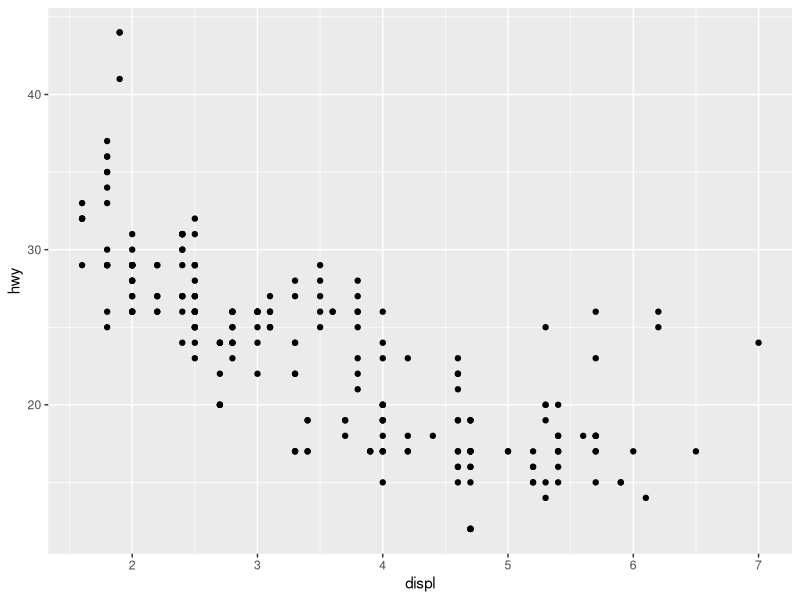
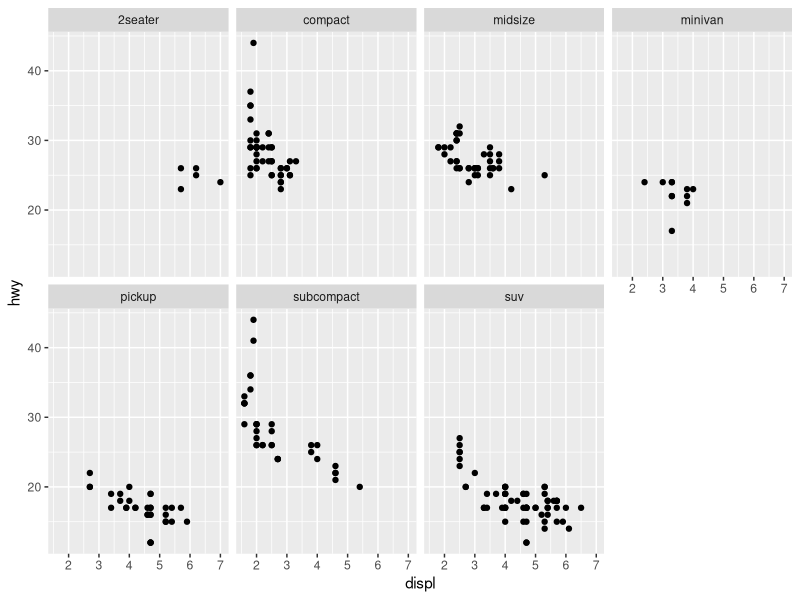
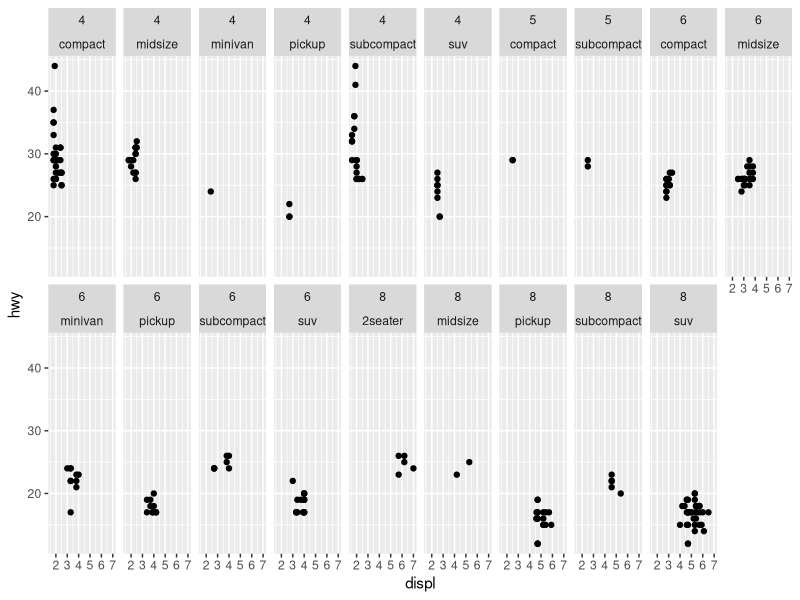
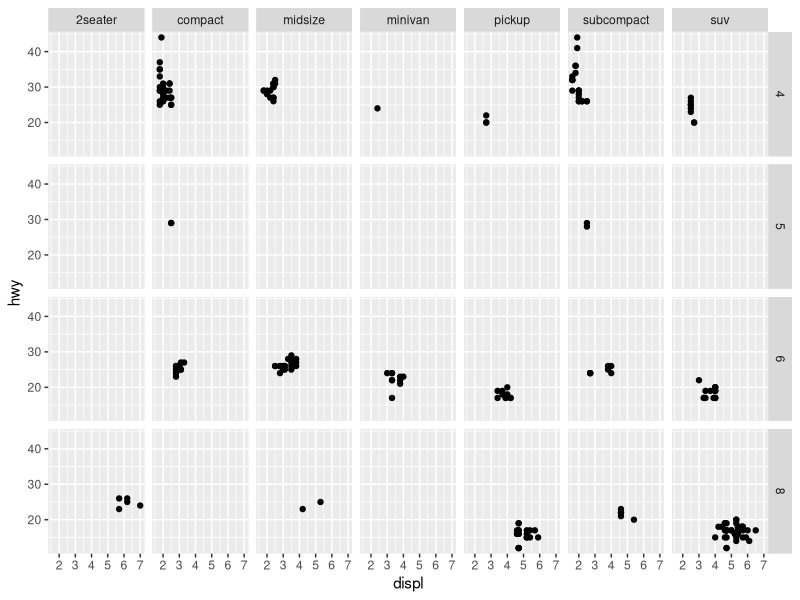

Generate these figures, in order, with R:
## ---- chunk 1
# Use the head() to get top few rows of the mpg dataset
library(ggplot2)
head(mpg)
## ---- chunk 2
?mpg
## ---- chunk 3
# plot a scatterplot for displ by hwy
ggplot(mpg, aes(displ, hwy))+
  geom_point()
## ---- chunk 4
# Facet by class with two rows
ggplot(mpg, aes(displ, hwy))+
  geom_point()+
  facet_wrap(~class, nrow=2)
## ---- chunk 5
#Facet by class and cyl
ggplot(mpg, aes(displ, hwy))+
  geom_point()+
  facet_wrap(cyl~class, nrow=2)
## ---- chunk 6
ggplot(mpg, aes(displ, hwy))+
  geom_point()+
  facet_grid(cyl~class)
